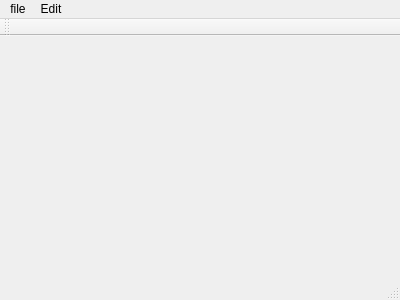
<?xml version="1.0" encoding="UTF-8"?>
<ui version="4.0">
 <class>MainWindow</class>
 <widget class="QMainWindow" name="MainWindow">
  <property name="geometry">
   <rect>
    <x>0</x>
    <y>0</y>
    <width>400</width>
    <height>300</height>
   </rect>
  </property>
  <property name="windowTitle">
   <string>MainWindow</string>
  </property>
  <widget class="QWidget" name="centralWidget"/>
  <widget class="QMenuBar" name="menuBar">
   <property name="geometry">
    <rect>
     <x>0</x>
     <y>0</y>
     <width>400</width>
     <height>22</height>
    </rect>
   </property>
   <widget class="QMenu" name="menufile">
    <property name="title">
     <string>file</string>
    </property>
    <addaction name="actionopen"/>
   </widget>
   <widget class="QMenu" name="menuEdit">
    <property name="title">
     <string>Edit</string>
    </property>
    <addaction name="actionzoomOut"/>
    <addaction name="actionzoomIn"/>
    <addaction name="actionzoomAuto"/>
   </widget>
   <addaction name="menufile"/>
   <addaction name="menuEdit"/>
  </widget>
  <widget class="QToolBar" name="mainToolBar">
   <attribute name="toolBarArea">
    <enum>TopToolBarArea</enum>
   </attribute>
   <attribute name="toolBarBreak">
    <bool>true</bool>
   </attribute>
  </widget>
  <widget class="QStatusBar" name="statusBar"/>
  <action name="actionopen">
   <property name="text">
    <string>open</string>
   </property>
  </action>
  <action name="actionzoomOut">
   <property name="text">
    <string>zoomOut</string>
   </property>
  </action>
  <action name="actionzoomIn">
   <property name="text">
    <string>zoomIn</string>
   </property>
  </action>
  <action name="actionzoomAuto">
   <property name="text">
    <string>zoomAuto</string>
   </property>
  </action>
 </widget>
 <layoutdefault spacing="6" margin="11"/>
 <resources/>
 <connections/>
</ui>
